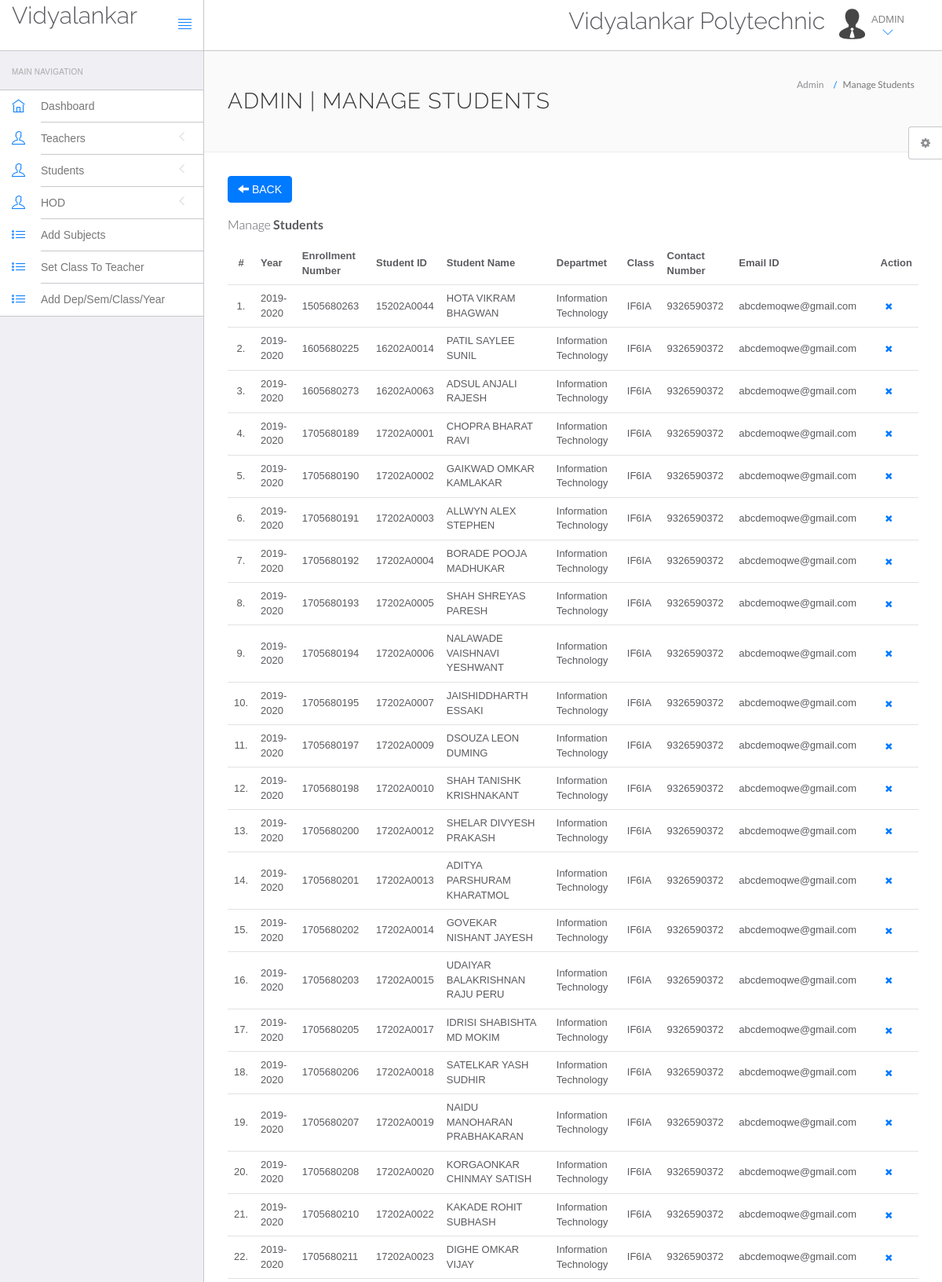
/afclick/admin/manage-students.php (signed in, upper part), run on the app's committed database.
### tables this page shows
CREATE TABLE `student` (
  `years` varchar(20) NOT NULL,
  `enrollment` int(10) NOT NULL,
  `st_id` varchar(20) NOT NULL,
  `st_name` varchar(30) NOT NULL,
  `st_password` varchar(100) NOT NULL,
  `st_phone` bigint(10) NOT NULL,
  `st_email` varchar(50) NOT NULL,
  `class_name` varchar(20) NOT NULL,
  `dept_name` varchar(30) NOT NULL
);

### afclick/admin/manage-students.php (the view, shortened to what this page needs)
<?php
include('include/config.php');
?>
<!DOCTYPE html>
<html lang="en">
	<head>
		<link rel="stylesheet" href="vendor/bootstrap/css/bootstrap.min.css">
		<link rel="stylesheet" href="vendor/fontawesome/css/font-awesome.min.css">
		<link rel="stylesheet" href="vendor/themify-icons/themify-icons.min.css">
		<link href="vendor/animate.css/animate.min.css" rel="stylesheet" media="screen">
		<link href="vendor/perfect-scrollbar/perfect-scrollbar.min.css" rel="stylesheet" media="screen">
		<link href="vendor/switchery/switchery.min.css" rel="stylesheet" media="screen">
		<link href="vendor/bootstrap-touchspin/jquery.bootstrap-touchspin.min.css" rel="stylesheet" media="screen">
		<link href="vendor/select2/select2.min.css" rel="stylesheet" media="screen">
		<link href="vendor/bootstrap-datepicker/bootstrap-datepicker3.standalone.min.css" rel="stylesheet" media="screen">
		<link href="vendor/bootstrap-timepicker/bootstrap-timepicker.min.css" rel="stylesheet" media="screen">
		<link rel="stylesheet" href="assets/css/styles.css">
		<link rel="stylesheet" href="assets/css/plugins.css">
		<link rel="stylesheet" href="assets/css/themes/theme-1.css" id="skin_color" />
	</head>
	<body>
		<div id="app">
<?php include('include/sidebar.php');?>
			<div class="app-content">
						<?php include('include/header.php');?>
				<div class="main-content" >
					<div class="wrap-content container" id="container">
						<section id="page-title">
							<div class="row">
								<div class="col-sm-8">
									<h1 class="mainTitle">Admin | Manage Students</h1>
																	</div>
								<ol class="breadcrumb">
									<li>
										<span>Admin</span>
									</li>
									<li class="active">
										<span>Manage Students</span>
									</li>
								</ol>
							</div>
						</section>
						<div class="container-fluid container-fullw bg-white">
							<div class="row">
								<div class="col-md-12">
								<a class="btn btn-primary" href="dashboard.php"><span class="glyphicon glyphicon-arrow-left"></span> BACK</a><br><br>
									<h5 class="over-title margin-bottom-15">Manage <span class="text-bold">Students</span></h5>
									<table class="table table-hover" id="sample-table-1">
										<thead>
											<tr>
												<th class="center">#</th>
												<th class="hidden-xs">Year</th>
                                                <th>Enrollment Number</th>
												<th>Student ID</th>
												<th>Student Name </th>
												<th>Departmet </th>
												<th>Class </th>
												<th>Contact Number</th>
                                                <th>Email ID</th>
												<th>Action</th>
											</tr>
										</thead>
										<tbody>
<?php
$sql=mysqli_query($con,"select * from student");
$cnt=1;
while($row=mysqli_fetch_array($sql))
{
?>
											<tr>
												<td class="center"><?php echo $cnt;?>.</td>
												<td class="hidden-xs"><?php echo $row['years'];?></td>
												<td><?php echo $row['enrollment'];?></td>
												<td><?php echo $row['st_id'];?></td>
												<td><?php echo $row['st_name'];?></td>
												<td><?php echo $row['dept_name'];?></td>
												<td><?php echo $row['class_name'];?></td>
												<td><?php echo $row['st_phone'];?></td>
                                                <td><?php echo $row['st_email'];?></td>
												<td >
												<div class="visible-md visible-lg hidden-sm hidden-xs">
	<a href="manage-students.php?id=<?php echo $row['enrollment']?>&del=delete" onClick="return confirm('Are you sure you want to delete?')"class="btn btn-transparent btn-xs tooltips" tooltip-placement="top" tooltip="Remove"><i class="fa fa-times fa fa-white"></i></a>
												</div>
												</td>
											</tr>
											<?php
$cnt=$cnt+1;
											 }?>
										</tbody>
									</table>
								</div>
							</div>
								</div>
							</div>
						</div>
					</div>
	<?php include('include/setting.php');?>
		</div>
	</body>
</html>

### afclick/admin/assets/css/themes/theme-1.css (style rules this page uses)
body { background: #FAFAFA; }

### data on the page
student: years "2019-2020", enrollment "1505680263", st_id "15202A0044", st_name "HOTA VIKRAM BHAGWAN", dept_name "Information Technology", class_name "IF6IA", st_phone "9326590372", st_email "abcdemoqwe@gmail.com"
student: years "2019-2020", enrollment "1605680225", st_id "16202A0014", st_name "PATIL SAYLEE SUNIL", dept_name "Information Technology", class_name "IF6IA", st_phone "9326590372", st_email "abcdemoqwe@gmail.com"
student: years "2019-2020", enrollment "1605680273", st_id "16202A0063", st_name "ADSUL ANJALI RAJESH", dept_name "Information Technology", class_name "IF6IA", st_phone "9326590372", st_email "abcdemoqwe@gmail.com"
student: years "2019-2020", enrollment "1705680189", st_id "17202A0001", st_name "CHOPRA BHARAT RAVI", dept_name "Information Technology", class_name "IF6IA", st_phone "9326590372", st_email "abcdemoqwe@gmail.com"
student: years "2019-2020", enrollment "1705680190", st_id "17202A0002", st_name "GAIKWAD OMKAR KAMLAKAR", dept_name "Information Technology", class_name "IF6IA", st_phone "9326590372", st_email "abcdemoqwe@gmail.com"
student: years "2019-2020", enrollment "1705680191", st_id "17202A0003", st_name "ALLWYN ALEX STEPHEN", dept_name "Information Technology", class_name "IF6IA", st_phone "9326590372", st_email "abcdemoqwe@gmail.com"
student: years "2019-2020", enrollment "1705680192", st_id "17202A0004", st_name "BORADE POOJA MADHUKAR", dept_name "Information Technology", class_name "IF6IA", st_phone "9326590372", st_email "abcdemoqwe@gmail.com"
student: years "2019-2020", enrollment "1705680193", st_id "17202A0005", st_name "SHAH SHREYAS PARESH", dept_name "Information Technology", class_name "IF6IA", st_phone "9326590372", st_email "abcdemoqwe@gmail.com"
student: years "2019-2020", enrollment "1705680194", st_id "17202A0006", st_name "NALAWADE VAISHNAVI YESHWANT", dept_name "Information Technology", class_name "IF6IA", st_phone "9326590372", st_email "abcdemoqwe@gmail.com"
student: years "2019-2020", enrollment "1705680195", st_id "17202A0007", st_name "JAISHIDDHARTH ESSAKI", dept_name "Information Technology", class_name "IF6IA", st_phone "9326590372", st_email "abcdemoqwe@gmail.com"
student: years "2019-2020", enrollment "1705680197", st_id "17202A0009", st_name "DSOUZA LEON DUMING", dept_name "Information Technology", class_name "IF6IA", st_phone "9326590372", st_email "abcdemoqwe@gmail.com"
student: years "2019-2020", enrollment "1705680198", st_id "17202A0010", st_name "SHAH TANISHK KRISHNAKANT", dept_name "Information Technology", class_name "IF6IA", st_phone "9326590372", st_email "abcdemoqwe@gmail.com"
student: years "2019-2020", enrollment "1705680200", st_id "17202A0012", st_name "SHELAR DIVYESH PRAKASH", dept_name "Information Technology", class_name "IF6IA", st_phone "9326590372", st_email "abcdemoqwe@gmail.com"
student: years "2019-2020", enrollment "1705680201", st_id "17202A0013", st_name "ADITYA PARSHURAM KHARATMOL", dept_name "Information Technology", class_name "IF6IA", st_phone "9326590372", st_email "abcdemoqwe@gmail.com"
student: years "2019-2020", enrollment "1705680202", st_id "17202A0014", st_name "GOVEKAR NISHANT JAYESH", dept_name "Information Technology", class_name "IF6IA", st_phone "9326590372", st_email "abcdemoqwe@gmail.com"
student: years "2019-2020", enrollment "1705680203", st_id "17202A0015", st_name "UDAIYAR BALAKRISHNAN RAJU PERU", dept_name "Information Technology", class_name "IF6IA", st_phone "9326590372", st_email "abcdemoqwe@gmail.com"
student: years "2019-2020", enrollment "1705680205", st_id "17202A0017", st_name "IDRISI SHABISHTA MD MOKIM", dept_name "Information Technology", class_name "IF6IA", st_phone "9326590372", st_email "abcdemoqwe@gmail.com"
student: years "2019-2020", enrollment "1705680206", st_id "17202A0018", st_name "SATELKAR YASH SUDHIR", dept_name "Information Technology", class_name "IF6IA", st_phone "9326590372", st_email "abcdemoqwe@gmail.com"
student: years "2019-2020", enrollment "1705680207", st_id "17202A0019", st_name "NAIDU MANOHARAN PRABHAKARAN", dept_name "Information Technology", class_name "IF6IA", st_phone "9326590372", st_email "abcdemoqwe@gmail.com"
student: years "2019-2020", enrollment "1705680208", st_id "17202A0020", st_name "KORGAONKAR CHINMAY SATISH", dept_name "Information Technology", class_name "IF6IA", st_phone "9326590372", st_email "abcdemoqwe@gmail.com"
student: years "2019-2020", enrollment "1705680210", st_id "17202A0022", st_name "KAKADE ROHIT SUBHASH", dept_name "Information Technology", class_name "IF6IA", st_phone "9326590372", st_email "abcdemoqwe@gmail.com"
student: years "2019-2020", enrollment "1705680211", st_id "17202A0023", st_name "DIGHE OMKAR VIJAY", dept_name "Information Technology", class_name "IF6IA", st_phone "9326590372", st_email "abcdemoqwe@gmail.com"
